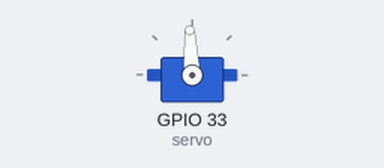
This sketch was run on a simulated ESP32. Parts: servo. Wiring (inferred from the names in the program): servo: signal GPIO 33. Servo pulses on a pin are drawn as a servo (544–2400 µs = 0–180°).

Above: at 0.05 s.
At 5.85 s:
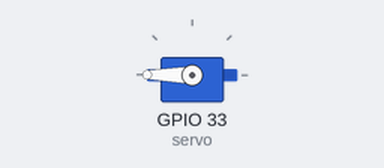
Timing chart, 0 to 10.1 s (numbered marks = the images above):
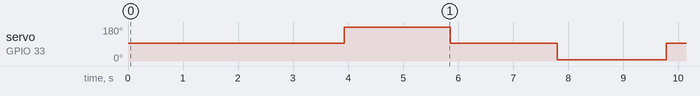

Measured:
- by itself, servo on GPIO 33 (servo): repeats every 7.8 s: 93° 1.9 s, 6° 2.0 s, 93° 2.0 s, 180° 1.9 s

The sketch:

ServoMotorSemBiblioteca.ino
```cpp
/*

          Este programa tem a função de demonstrar como se utiliza os servo motores sem o uso da biblioteca de servos. O sinal para controlar o Servo
     é basicamente um PWM com frequência de 50Hz, que dá um período de 20ms. Nesses 20ms, o duty positivo controla a posição do servo motor. Um duty com
     apenas 1ms (ou 0,6ms) deixa o Servo em 0º, um duty com 2ms (ou 2,4ms) deixa o Servo em 180º. Posições intermediárias correspondem a dutys interme-
     diários. No caso do meu Servo, o intervalo de dutys é 0,6ms à 2,4ms.

          Na prática o programa funcionou perfeitamente.

*/

//Mapeamento de hardware
#define servo 33

// Funções auxiliares
void servo_0graus();
void servo_90graus();
void servo_180graus();

void setup() {

    pinMode(servo, OUTPUT);
} // end void setup

void loop() {

    for(int i=0; i < 100; i++)  servo_0graus();
    for(int i=0; i < 100; i++)  servo_90graus();
    for(int i=0; i < 100; i++)  servo_180graus();
    for(int i=0; i < 100; i++)  servo_90graus();
} // end void loop

void servo_0graus(){

    digitalWrite(servo, HIGH);
    delayMicroseconds(600);                                   // 600us = 0,6ms
    digitalWrite(servo, LOW);
    for(int i=0; i < 32; i++) delayMicroseconds(600);         // 32 * 0,6ms = 19,4ms
}


void servo_90graus(){

    digitalWrite(servo, HIGH);
    delayMicroseconds(1500);                                   // 1,5ms
    digitalWrite(servo, LOW);
    for(int i=0; i < 12; i++) delayMicroseconds(1500);         // 12 * 1,5ms = 18,5
}


void servo_180graus(){

    digitalWrite(servo, HIGH);
    delayMicroseconds(2400);                                  // 2400 = 2,4ms
    digitalWrite(servo, LOW);
    for(int i=0; i < 7; i++) delayMicroseconds(2400);         // 7* 2,4ms = 17,6ms
}
```
